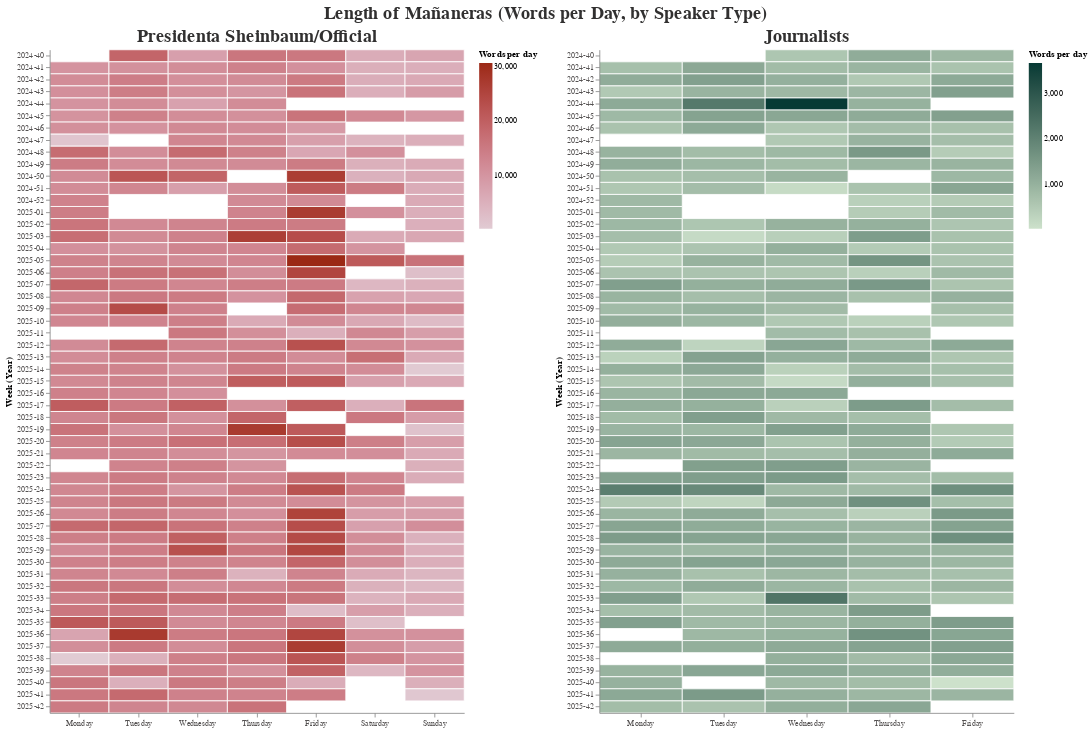

Notebook source saved alongside this figure:
### Code cell
cat_order = ["Monday", "Tuesday", "Wednesday", "Thursday", "Friday", "Saturday", "Sunday"]

# Step 1. Chart for the president/official
chart_president = (
    alt.Chart(df_1[df_1["speaker_group"] == "President/Official"])
    .mark_rect(stroke='white')
    .encode(
        x=alt.X("day_of_week:N", title=" ", sort=cat_order, axis=alt.Axis(labelAngle=360)),
        y=alt.Y("yearweek:N", title="Week (Year)", sort=None),
        color=alt.Color(
            "total_words:Q",
            scale=alt.Scale(range=["#E1CBD3", color_president]),
            title="Words per day"
        ),
        tooltip=["date:T", "total_words:Q", "yearweek:N"]
    )
    .properties(
        title="Presidenta Sheinbaum/Official",
        width=500,
        height=800
    )
)

# Step 2. Chart for the journalists
chart_journalists = (
    alt.Chart(df_1[df_1["speaker_group"] == "Journalist"])
    .mark_rect(stroke='white')
    .encode(
        x=alt.X("day_of_week:N", title=" ", sort=cat_order, axis=alt.Axis(labelAngle=360)),
        y=alt.Y("yearweek:N", title="Week (Year)", sort=None),
        color=alt.Color(
            "total_words:Q",
            scale=alt.Scale(range=["#CDE1CB", color_journalist]),
            title="Words per day"
        ),
        tooltip=["date:T", "total_words:Q", "yearweek:N"]
    )
    .properties(
        title="Journalists",
        width=500,
        height=800
    )
)

# Step 3. Combine side-by-side, almosrt like facet
combined_chart = (chart_president | chart_journalists).resolve_scale(color="independent").properties(
    title="Length of Mañaneras (Words per Day, by Speaker Type)"
)

# Step 4. Save figure
file_name = "01_heatmap_daily_lengths_by_actor.svg"
full_path = f"{output_folder}/{file_name}"
combined_chart.save(full_path)
combined_chart

### Figure 1 — Vega-Lite specification as saved in the notebook (floating-point values rounded to 4 significant figures; data arrays with more than 128 entries replaced by an {"elided": "..."} marker saying what was removed)
{"config": {"title": {"fontSize": 22, "font": "Libre Franklin", "anchor": "middle", "color": "#313030"}, "axis": {"labelFont": "Libre Franklin", "titleFont": "Libre Franklin", "labelColor": "#545151"}, "view": {"strokeWidth": 0}}, "hconcat": [{"data": {"name": "data-0af1b9989184e3e35b42351269848f79"}, "mark": {"type": "rect", "stroke": "white"}, "encoding": {"color": {"field": "total_words", "scale": {"range": ["#E1CBD3", "#9B2915"]}, "title": "Words per day", "type": "quantitative"}, "tooltip": [{"field": "date", "type": "temporal"}, {"field": "total_words", "type": "quantitative"}, {"field": "yearweek", "type": "nominal"}], "x": {"axis": {"labelAngle": 360}, "field": "day_of_week", "sort": ["Monday", "Tuesday", "Wednesday", "Thursday", "Friday", "Saturday", "Sunday"], "title": " ", "type": "nominal"}, "y": {"field": "yearweek", "sort": null, "title": "Week (Year)", "type": "nominal"}}, "height": 800, "title": "Presidenta Sheinbaum/Official", "width": 500}, {"data": {"name": "data-1afab086807a65c6a08679510738b606"}, "mark": {"type": "rect", "stroke": "white"}, "encoding": {"color": {"field": "total_words", "scale": {"range": ["#CDE1CB", "#063A35"]}, "title": "Words per day", "type": "quantitative"}, "tooltip": [{"field": "date", "type": "temporal"}, {"field": "total_words", "type": "quantitative"}, {"field": "yearweek", "type": "nominal"}], "x": {"axis": {"labelAngle": 360}, "field": "day_of_week", "sort": ["Monday", "Tuesday", "Wednesday", "Thursday", "Friday", "Saturday", "Sunday"], "title": " ", "type": "nominal"}, "y": {"field": "yearweek", "sort": null, "title": "Week (Year)", "type": "nominal"}}, "height": 800, "title": "Journalists", "width": 500}], "resolve": {"scale": {"color": "independent"}}, "title": "Length of Mañaneras (Words per Day, by Speaker Type)", "$schema": "https://vega.github.io/schema/vega-lite/v5.20.1.json", "datasets": {"data-0af1b9989184e3e35b42351269848f79": {"elided": "349 records"}, "data-1afab086807a65c6a08679510738b606": {"elided": "250 records"}}}
